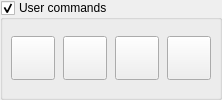
       <widget class="GroupBox" name="grpUserCommands">
        <property name="enabled">
         <bool>true</bool>
        </property>
        <property name="title">
         <string>User commands</string>
        </property>
        <property name="checkable">
         <bool>true</bool>
        </property>
        <property name="overrided" stdset="0">
         <bool>false</bool>
        </property>
        <layout class="QHBoxLayout" name="horizontalLayout_30">
         <property name="spacing">
          <number>9</number>
         </property>
         <property name="leftMargin">
          <number>8</number>
         </property>
         <property name="topMargin">
          <number>8</number>
         </property>
         <property name="rightMargin">
          <number>8</number>
         </property>
         <property name="bottomMargin">
          <number>8</number>
         </property>
         <item>
          <widget class="QWidget" name="widgetUserCommands" native="true">
           <layout class="QHBoxLayout" name="horizontalLayout_31">
            <property name="leftMargin">
             <number>0</number>
            </property>
            <property name="topMargin">
             <number>0</number>
            </property>
            <property name="rightMargin">
             <number>0</number>
            </property>
            <property name="bottomMargin">
             <number>0</number>
            </property>
            <item>
             <layout class="QGridLayout" name="gridLayout_7">
              <property name="horizontalSpacing">
               <number>8</number>
              </property>
              <item row="0" column="1">
               <widget class="StyledToolButton" name="cmdUser1">
                <property name="enabled">
                 <bool>true</bool>
                </property>
                <property name="minimumSize">
                 <size>
                  <width>44</width>
                  <height>44</height>
                 </size>
                </property>
                <property name="toolTip">
                 <string>Spindle on/off</string>
                </property>
                <property name="icon">
                 <iconset resource="images.qrc">
                  <normaloff>:/images/num2.png</normaloff>:/images/num2.png</iconset>
                </property>
                <property name="iconSize">
                 <size>
                  <width>30</width>
                  <height>30</height>
                 </size>
                </property>
               </widget>
              </item>
              <item row="0" column="3">
               <widget class="StyledToolButton" name="cmdUser3">
                <property name="enabled">
                 <bool>true</bool>
                </property>
                <property name="minimumSize">
                 <size>
                  <width>44</width>
                  <height>44</height>
                 </size>
                </property>
                <property name="toolTip">
                 <string>Spindle on/off</string>
                </property>
                <property name="icon">
                 <iconset resource="images.qrc">
                  <normaloff>:/images/num4.png</normaloff>:/images/num4.png</iconset>
                </property>
                <property name="iconSize">
                 <size>
                  <width>30</width>
                  <height>30</height>
                 </size>
                </property>
               </widget>
              </item>
              <item row="0" column="2">
               <widget class="StyledToolButton" name="cmdUser2">
                <property name="enabled">
                 <bool>true</bool>
                </property>
                <property name="minimumSize">
                 <size>
                  <width>44</width>
                  <height>44</height>
                 </size>
                </property>
                <property name="toolTip">
                 <string>Spindle on/off</string>
                </property>
                <property name="icon">
                 <iconset resource="images.qrc">
                  <normaloff>:/images/num3.png</normaloff>:/images/num3.png</iconset>
                </property>
                <property name="iconSize">
                 <size>
                  <width>30</width>
                  <height>30</height>
                 </size>
                </property>
               </widget>
              </item>
              <item row="0" column="0">
               <widget class="StyledToolButton" name="cmdUser0">
                <property name="enabled">
                 <bool>true</bool>
                </property>
                <property name="minimumSize">
                 <size>
                  <width>44</width>
                  <height>44</height>
                 </size>
                </property>
                <property name="toolTip">
                 <string>Spindle on/off</string>
                </property>
                <property name="icon">
                 <iconset resource="images.qrc">
                  <normaloff>:/images/num1.png</normaloff>:/images/num1.png</iconset>
                </property>
                <property name="iconSize">
                 <size>
                  <width>30</width>
                  <height>30</height>
                 </size>
                </property>
               </widget>
              </item>
             </layout>
            </item>
           </layout>
          </widget>
         </item>
        </layout>
       </widget>
